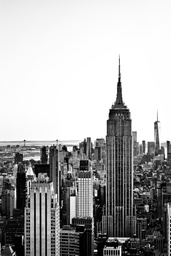
#> input picture images/hist_source.jpg, 171 x 256 px, shrunk from 800 x 1200 before the run
$ jupyter execute hw10.ipynb
#> lines starting #> are read from the running program, lines starting #| are printed output that depends on the picture
[cell 1]
import cv2
import numpy as np
import matplotlib.pyplot as plt
import os

# ------------------------------
# Custom morphological functions
# ------------------------------

def custom_erode(img, kernel):
    pad_h, pad_w = kernel.shape[0]//2, kernel.shape[1]//2
    padded = np.pad(img, ((pad_h, pad_h), (pad_w, pad_w)), mode='constant', constant_values=255)
    output = np.zeros_like(img)
    for i in range(img.shape[0]):
        for j in range(img.shape[1]):
            region = padded[i:i+kernel.shape[0], j:j+kernel.shape[1]]
            output[i, j] = np.min(region[kernel == 1])
    return output

def custom_dilate(img, kernel):
    pad_h, pad_w = kernel.shape[0]//2, kernel.shape[1]//2
    padded = np.pad(img, ((pad_h, pad_h), (pad_w, pad_w)), mode='constant', constant_values=0)
    output = np.zeros_like(img)
    for i in range(img.shape[0]):
        for j in range(img.shape[1]):
            region = padded[i:i+kernel.shape[0], j:j+kernel.shape[1]]
            output[i, j] = np.max(region[kernel == 1])
    return output

def custom_open(img, kernel):
    return custom_dilate(custom_erode(img, kernel), kernel)

def custom_close(img, kernel):
    return custom_erode(custom_dilate(img, kernel), kernel)

def custom_tophat(img, kernel):
    return cv2.subtract(img, custom_open(img, kernel))

def custom_blackhat(img, kernel):
    return cv2.subtract(custom_close(img, kernel), img)


# ------------------------------
# Structuring elements
# ------------------------------

def diamond_kernel(size=5):
#> called with size = 5
    assert size % 2 == 1, "Kernel size must be odd"
    k = np.zeros((size, size), dtype=np.uint8)
    mid = size // 2
    for i in range(size):
        for j in range(size):
            if abs(i - mid) + abs(j - mid) <= mid:
                k[i, j] = 1
    return k

kernel_types = {
    "Rectangular": cv2.getStructuringElement(cv2.MORPH_RECT, (5, 5)),
    "Elliptical": cv2.getStructuringElement(cv2.MORPH_ELLIPSE, (5, 5)),
    "Cross": cv2.getStructuringElement(cv2.MORPH_CROSS, (5, 5)),
    "Diamond": diamond_kernel(5)
}

# ------------------------------
# Morphological operations
# ------------------------------

builtin_ops = {
    "Erosion": lambda i, k: cv2.erode(i, k),
    "Dilation": lambda i, k: cv2.dilate(i, k),
    "Opening": lambda i, k: cv2.morphologyEx(i, cv2.MORPH_OPEN, k),
    "Closing": lambda i, k: cv2.morphologyEx(i, cv2.MORPH_CLOSE, k),
    "Top-hat": lambda i, k: cv2.morphologyEx(i, cv2.MORPH_TOPHAT, k),
    "Black-hat": lambda i, k: cv2.morphologyEx(i, cv2.MORPH_BLACKHAT, k)
}

custom_ops = {
    "Erosion": custom_erode,
    "Dilation": custom_dilate,
    "Opening": custom_open,
    "Closing": custom_close,
    "Top-hat": custom_tophat,
    "Black-hat": custom_blackhat
}

# ------------------------------
# Load image
# ------------------------------

img_path = "../images/hist_source.jpg"
img = cv2.imread(img_path, cv2.IMREAD_GRAYSCALE)
#> img is the input picture: shape (256, 171); min 0, max 255, mean 171.2
if img is None:
    raise FileNotFoundError(f"Image not found at {img_path}")

# ------------------------------
# Create output folder
# ------------------------------

output_root = "morphological_results"
os.makedirs(output_root, exist_ok=True)

# ------------------------------
# Perform and save each operation
# ------------------------------

for op_name, builtin_func in builtin_ops.items():
    print(f"Processing {op_name}...")

    # Create folder for this operation
    op_folder = os.path.join(output_root, op_name)
    os.makedirs(op_folder, exist_ok=True)

    custom_func = custom_ops[op_name]

    for k_name, k in kernel_types.items():
        # Built-in result
        built_result = builtin_func(img, k)
        built_path = os.path.join(op_folder, f"{k_name}_OpenCV.png")
        cv2.imwrite(built_path, built_result)

        # Custom result
        cust_result = custom_func(img, k)
        cust_path = os.path.join(op_folder, f"{k_name}_Custom.png")
        cv2.imwrite(cust_path, cust_result)
#> this loop made 6 passes
#> pass 1, `cv2.imwrite(built_path, built_result)`:
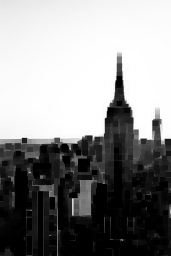
#> saved as Rectangular_OpenCV.png: shape (256, 171); min 0, max 255, mean 139.9
#> pass 1, in custom_erode, `padded = np.pad(img, ((pad_h, pad_h), (pad_w, pad_w)), mode='constant'..`:
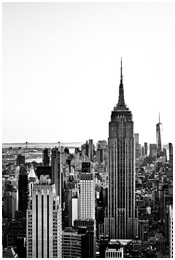
#> padded: shape (260, 175); min 0, max 255, mean 174.4
#> pass 1, `cv2.imwrite(built_path, built_result)`:
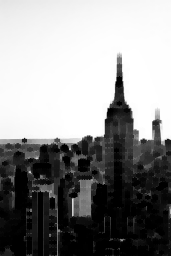
#> saved as Elliptical_OpenCV.png: shape (256, 171); min 0, max 255, mean 142
#> pass 1, `cv2.imwrite(built_path, built_result)`:
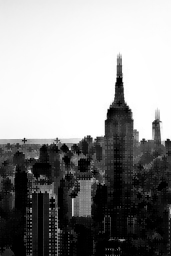
#> saved as Cross_OpenCV.png: shape (256, 171); min 0, max 255, mean 145.2

print("\n✅ All results saved in:", os.path.abspath(output_root))
#| ✅ All results saved in: code/morphological_results
